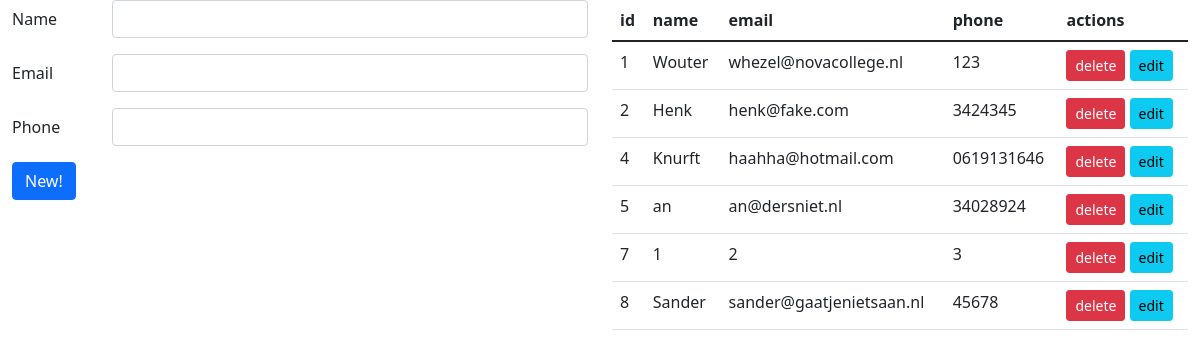
/customer/index.php, run on the app's committed database.
### tables this page shows
CREATE TABLE `customer` (
  `id` int(11) NOT NULL,
  `name` varchar(255) NOT NULL,
  `email` varchar(255) NOT NULL,
  `phone` varchar(25) NOT NULL
);

### customer/functions.php (called while the page is built, shortened)
<?php
    function customerList($pdo) {
        try {
            $stmt = $pdo->prepare("SELECT * FROM customer");
            $stmt->execute();
            $rows = $stmt->fetchAll(PDO::FETCH_ASSOC);
            return $rows;
        } catch (PDOException $e) {
            return $e;
        }
    }

### customer/index.php (the view, shortened to what this page needs)
<?php
include_once '../inc.db.php';
include_once 'functions.php';
$customers = customerList($pdo);
?>
<!doctype html>
<html lang="en">
<head>
    <link href="https://cdn.jsdelivr.net/npm/bootstrap@5.1.3/dist/css/bootstrap.min.css" rel="stylesheet"
>
</head>
<body>
<div class="container-fluid">
    <div class="row">
        <div class="col-md-6">
            <form method="post" action="index.php">
                <div class="row mb-3">
                    <label for="inputName" class="col-sm-2 col-form-label">Name</label>
                    <div class="col-sm-10">
                        <input type="text" name="name" class="form-control" id="inputName">
                    </div>
                </div>
                <div class="row mb-3">
                    <label for="inputEmail" class="col-sm-2 col-form-label">Email</label>
                    <div class="col-sm-10">
                        <input type="text" name="email" class="form-control" id="inputEmail">
                    </div>
                </div>
                <div class="row mb-3">
                    <label for="inputPhone" class="col-sm-2 col-form-label">Phone</label>
                    <div class="col-sm-10">
                        <input type="text" name="phone" class="form-control" id="inputPhone">
                    </div>
                </div>
                <button type="submit" class="btn btn-primary">New!</button>
            </form>
        </div>
        <div class="col-md-6">
            <table class="table">
                <thead>
                <tr>
                    <th>id</th>
                    <th>name</th>
                    <th>email</th>
                    <th>phone</th>
                    <th>actions</th>
                </tr>
                </thead>
                <tbody>
                <?php
                foreach ($customers as $c) {
                    ?>
                    <tr>
                        <td><?= $c['id'] ?></td>
                        <td><?= $c['name'] ?></td>
                        <td><?= $c['email'] ?></td>
                        <td><?= $c['phone'] ?></td>
                        <td>
                            <a class="btn btn-danger btn-sm" href="index.php?delete=<?= $c['id'] ?>">delete</a>
                            <a class="btn btn-info btn-sm" href="edit.php?id=<?= $c['id'] ?>">edit</a></td>
                    </tr>
                    <?php
                }
                ?>
                </tbody>
            </table>
        </div>
    </div>
</div>
</body>
</html>

### data on the page
customer: id "1", name "Wouter", email "whezel@novacollege.nl", phone "123"
customer: id "2", name "Henk", email "henk@fake.com", phone "3424345"
customer: id "4", name "Knurft", email "haahha@hotmail.com", phone "0619131646"
customer: id "5", name "an", email "an@dersniet.nl", phone "34028924"
customer: id "7", name "1", email "2", phone "3"
customer: id "8", name "Sander", email "sander@gaatjenietsaan.nl", phone "45678"
